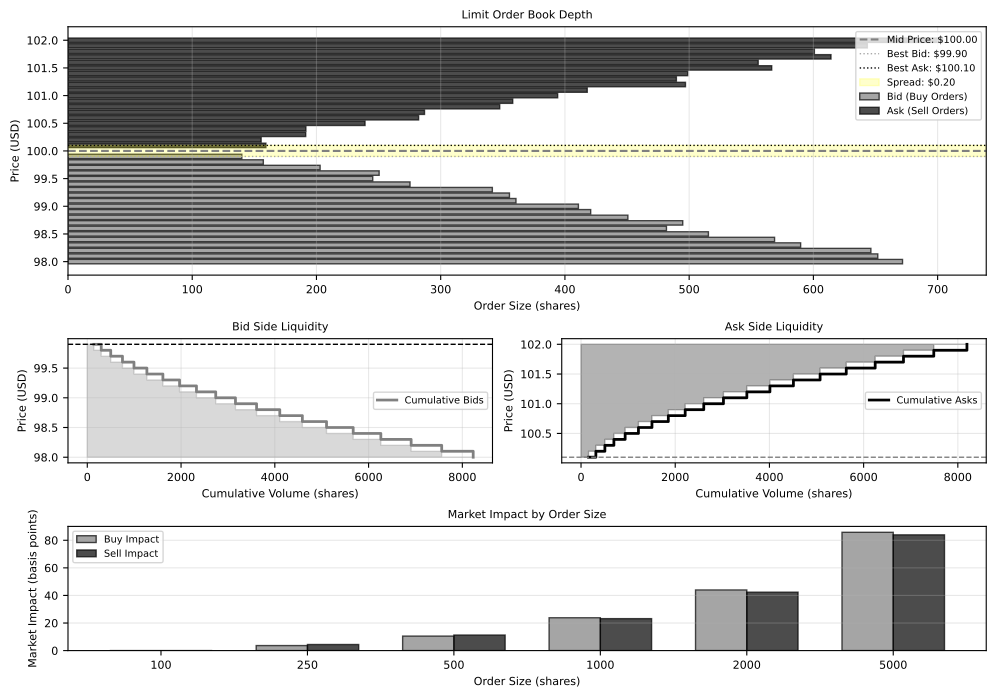

Reproduce this figure in Python.
"""
Order Book Simulation and Visualization

This script simulates a limit order book and visualizes market depth,
demonstrating how bid-ask spreads and liquidity work in financial markets.

Author: BSc Digital Finance Course
Date: 2025-12-07
"""

import numpy as np
import matplotlib.pyplot as plt
from pathlib import Path

# Set font size globally and random seed
plt.rcParams.update({'font.size': 8})
np.random.seed(42)

class OrderBook:
    """Simple limit order book implementation."""

    def __init__(self, mid_price=100.0):
        self.mid_price = mid_price
        self.bids = []  # (price, quantity) tuples
        self.asks = []  # (price, quantity) tuples

    def add_limit_order(self, side, price, quantity):
        """Add a limit order to the book."""
        if side == 'buy':
            self.bids.append((price, quantity))
            self.bids.sort(reverse=True)  # Highest bid first
        else:
            self.asks.append((price, quantity))
            self.asks.sort()  # Lowest ask first

    def get_best_bid(self):
        """Get the best (highest) bid price."""
        return self.bids[0][0] if self.bids else None

    def get_best_ask(self):
        """Get the best (lowest) ask price."""
        return self.asks[0][0] if self.asks else None

    def get_spread(self):
        """Calculate bid-ask spread."""
        best_bid = self.get_best_bid()
        best_ask = self.get_best_ask()
        if best_bid and best_ask:
            return best_ask - best_bid
        return None

def generate_order_book(mid_price=100.0, n_levels=20):
    """
    Generate a realistic order book with liquidity.

    Parameters:
    -----------
    mid_price : float
        Mid-market price
    n_levels : int
        Number of price levels on each side

    Returns:
    --------
    OrderBook
        Populated order book
    """
    book = OrderBook(mid_price)

    # Generate bid side (below mid price)
    for i in range(1, n_levels + 1):
        # Price decreases as we go deeper into the book
        price = mid_price - i * 0.10
        # Quantity increases with distance from mid (more liquidity at worse prices)
        quantity = 100 * (1 + i * 0.3) + np.random.normal(0, 20)
        quantity = max(50, quantity)  # Minimum 50 shares
        book.add_limit_order('buy', price, quantity)

    # Generate ask side (above mid price)
    for i in range(1, n_levels + 1):
        price = mid_price + i * 0.10
        quantity = 100 * (1 + i * 0.3) + np.random.normal(0, 20)
        quantity = max(50, quantity)
        book.add_limit_order('sell', price, quantity)

    return book

def calculate_cumulative_volume(orders):
    """Calculate cumulative volume at each price level."""
    if not orders:
        return [], []

    prices = [price for price, _ in orders]
    quantities = [qty for _, qty in orders]
    cumulative = np.cumsum(quantities)

    return prices, cumulative

def main():
    # Generate order book
    mid_price = 100.0
    book = generate_order_book(mid_price=mid_price, n_levels=20)

    # Calculate cumulative volumes
    bid_prices, bid_cumulative = calculate_cumulative_volume(book.bids)
    ask_prices, ask_cumulative = calculate_cumulative_volume(book.asks)

    # Get order quantities
    bid_quantities = [qty for _, qty in book.bids]
    ask_quantities = [qty for _, qty in book.asks]

    # Create visualization
    fig = plt.figure(figsize=(10, 7))
    gs = fig.add_gridspec(3, 2, height_ratios=[2, 1, 1])
    ax1 = fig.add_subplot(gs[0, :])
    ax2 = fig.add_subplot(gs[1, 0])
    ax3 = fig.add_subplot(gs[1, 1])
    ax4 = fig.add_subplot(gs[2, :])

    # Plot 1: Order book depth chart
    # Bids (buy orders)
    ax1.barh(bid_prices, bid_quantities, height=0.08, color='gray',
            edgecolor='black', alpha=0.7, label='Bid (Buy Orders)')

    # Asks (sell orders)
    ax1.barh(ask_prices, ask_quantities, height=0.08, color='black',
            edgecolor='black', alpha=0.7, label='Ask (Sell Orders)')

    # Mark mid price and best bid/ask
    best_bid = book.get_best_bid()
    best_ask = book.get_best_ask()
    spread = book.get_spread()

    ax1.axhline(y=mid_price, color='gray', linestyle='--', linewidth=1.5,
               label=f'Mid Price: ${mid_price:.2f}')
    ax1.axhline(y=best_bid, color='darkgray', linestyle=':', linewidth=1,
               label=f'Best Bid: ${best_bid:.2f}')
    ax1.axhline(y=best_ask, color='black', linestyle=':', linewidth=1,
               label=f'Best Ask: ${best_ask:.2f}')

    # Highlight spread
    ax1.axhspan(best_bid, best_ask, alpha=0.2, color='yellow',
               label=f'Spread: ${spread:.2f}')

    ax1.set_xlabel('Order Size (shares)', fontsize=8)
    ax1.set_ylabel('Price (USD)', fontsize=8)
    ax1.set_title('Limit Order Book Depth', fontsize=8)
    ax1.legend(fontsize=7, loc='upper right')
    ax1.grid(True, alpha=0.3, axis='x')

    # Plot 2: Cumulative bid depth
    ax2.step(bid_cumulative, bid_prices, where='post', color='gray',
            linewidth=2, label='Cumulative Bids')
    ax2.fill_betweenx(bid_prices, 0, bid_cumulative, step='post',
                     alpha=0.3, color='gray')

    ax2.set_xlabel('Cumulative Volume (shares)', fontsize=8)
    ax2.set_ylabel('Price (USD)', fontsize=8)
    ax2.set_title('Bid Side Liquidity', fontsize=8)
    ax2.axhline(y=best_bid, color='black', linestyle='--', linewidth=1)
    ax2.legend(fontsize=7)
    ax2.grid(True, alpha=0.3)

    # Plot 3: Cumulative ask depth
    ax3.step(ask_cumulative, ask_prices, where='post', color='black',
            linewidth=2, label='Cumulative Asks')
    ax3.fill_betweenx(ask_prices, 0, ask_cumulative, step='post',
                     alpha=0.3, color='black')

    ax3.set_xlabel('Cumulative Volume (shares)', fontsize=8)
    ax3.set_ylabel('Price (USD)', fontsize=8)
    ax3.set_title('Ask Side Liquidity', fontsize=8)
    ax3.axhline(y=best_ask, color='gray', linestyle='--', linewidth=1)
    ax3.legend(fontsize=7)
    ax3.grid(True, alpha=0.3)

    # Plot 4: Market impact simulation
    # Simulate different order sizes and their impact
    order_sizes = np.array([100, 250, 500, 1000, 2000, 5000])
    buy_impacts = []
    sell_impacts = []

    for size in order_sizes:
        # Buy order impact (consumes asks)
        remaining = size
        total_cost = 0
        for price, qty in book.asks:
            if remaining <= 0:
                break
            executed = min(remaining, qty)
            total_cost += executed * price
            remaining -= executed

        if remaining == 0:
            avg_price = total_cost / size
            buy_impacts.append((avg_price - best_ask) / best_ask * 10000)  # bps
        else:
            buy_impacts.append(np.nan)

        # Sell order impact (consumes bids)
        remaining = size
        total_proceeds = 0
        for price, qty in book.bids:
            if remaining <= 0:
                break
            executed = min(remaining, qty)
            total_proceeds += executed * price
            remaining -= executed

        if remaining == 0:
            avg_price = total_proceeds / size
            sell_impacts.append((best_bid - avg_price) / best_bid * 10000)  # bps
        else:
            sell_impacts.append(np.nan)

    # Plot market impact
    x_pos = np.arange(len(order_sizes))
    width = 0.35

    bars1 = ax4.bar(x_pos - width/2, buy_impacts, width,
                   label='Buy Impact', color='gray', edgecolor='black', alpha=0.7)
    bars2 = ax4.bar(x_pos + width/2, sell_impacts, width,
                   label='Sell Impact', color='black', edgecolor='black', alpha=0.7)

    ax4.set_xlabel('Order Size (shares)', fontsize=8)
    ax4.set_ylabel('Market Impact (basis points)', fontsize=8)
    ax4.set_title('Market Impact by Order Size', fontsize=8)
    ax4.set_xticks(x_pos)
    ax4.set_xticklabels([f'{int(s)}' for s in order_sizes])
    ax4.legend(fontsize=7)
    ax4.grid(True, alpha=0.3, axis='y')

    plt.tight_layout()

    # Save output
    output_path = Path(__file__).parent / 'order_book_simulation.pdf'
    plt.savefig(output_path, format='pdf', dpi=300, bbox_inches='tight')
    print(f"Output saved to: {output_path}")

    # Print order book statistics
    print("\nOrder Book Statistics:")
    print("-" * 70)
    print(f"Mid Price:       ${mid_price:.2f}")
    print(f"Best Bid:        ${best_bid:.2f}")
    print(f"Best Ask:        ${best_ask:.2f}")
    print(f"Bid-Ask Spread:  ${spread:.2f} ({spread/mid_price*100:.3f}%)")
    print(f"\nTotal Bid Volume:   {sum(bid_quantities):,.0f} shares")
    print(f"Total Ask Volume:   {sum(ask_quantities):,.0f} shares")
    print(f"\nBid Levels: {len(book.bids)}")
    print(f"Ask Levels: {len(book.asks)}")

    print("\nTop 5 Bids:")
    for i, (price, qty) in enumerate(book.bids[:5]):
        print(f"  {i+1}. ${price:.2f} x {qty:,.0f} shares")

    print("\nTop 5 Asks:")
    for i, (price, qty) in enumerate(book.asks[:5]):
        print(f"  {i+1}. ${price:.2f} x {qty:,.0f} shares")

    # Calculate market impact for a sample order
    sample_order_size = 500
    print(f"\nMarket Impact Analysis (for {sample_order_size} share market order):")
    print("-" * 70)

    # Buy market order (consumes asks)
    remaining = sample_order_size
    total_cost = 0
    for price, qty in book.asks:
        if remaining <= 0:
            break
        executed = min(remaining, qty)
        total_cost += executed * price
        remaining -= executed

    avg_price_buy = total_cost / sample_order_size if remaining == 0 else None
    if avg_price_buy:
        slippage_buy = avg_price_buy - best_ask
        print(f"Buy {sample_order_size} shares:")
        print(f"  Average execution price: ${avg_price_buy:.2f}")
        print(f"  Slippage: ${slippage_buy:.2f} ({slippage_buy/best_ask*100:.3f}%)")

if __name__ == '__main__':
    main()
